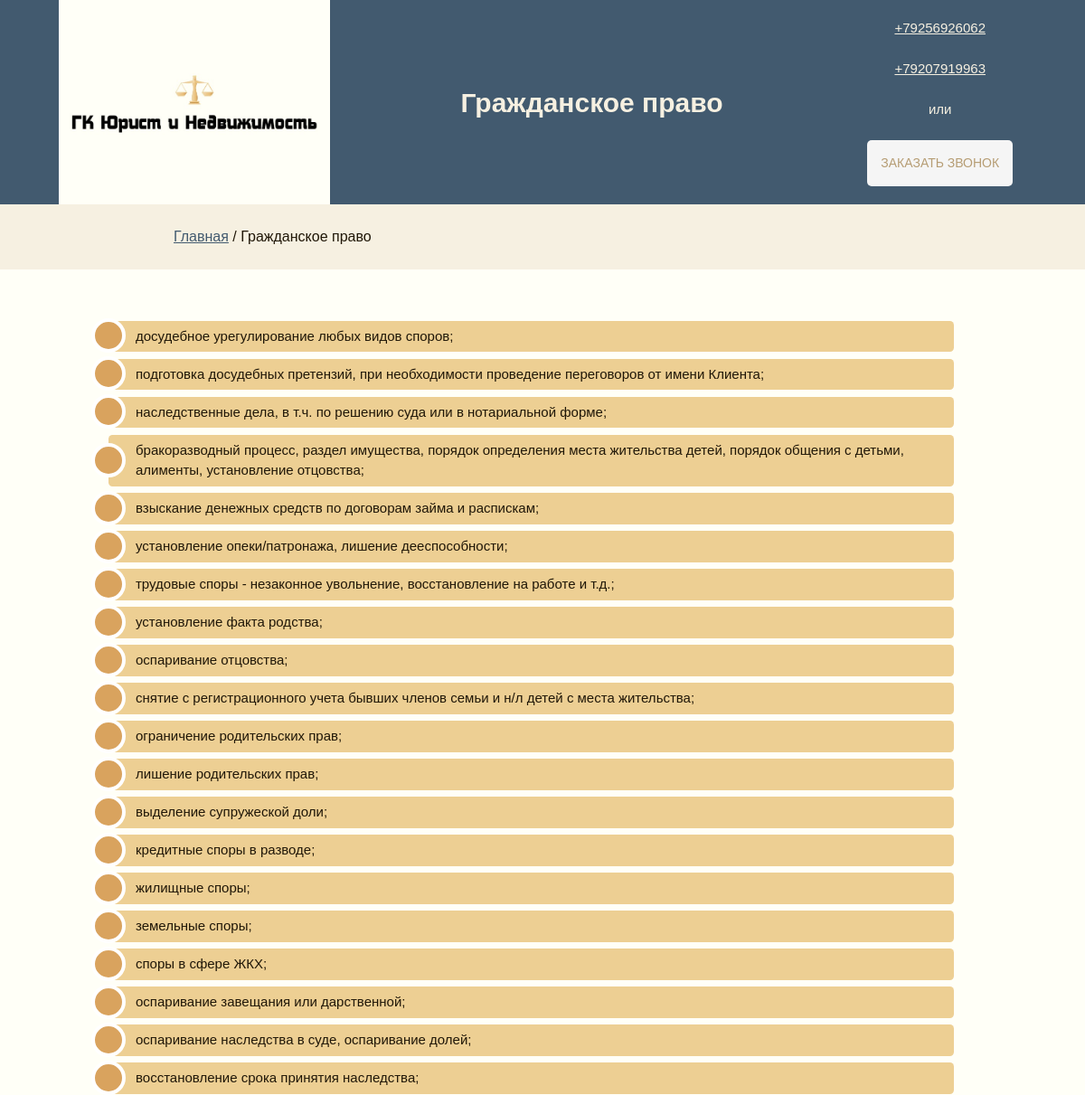
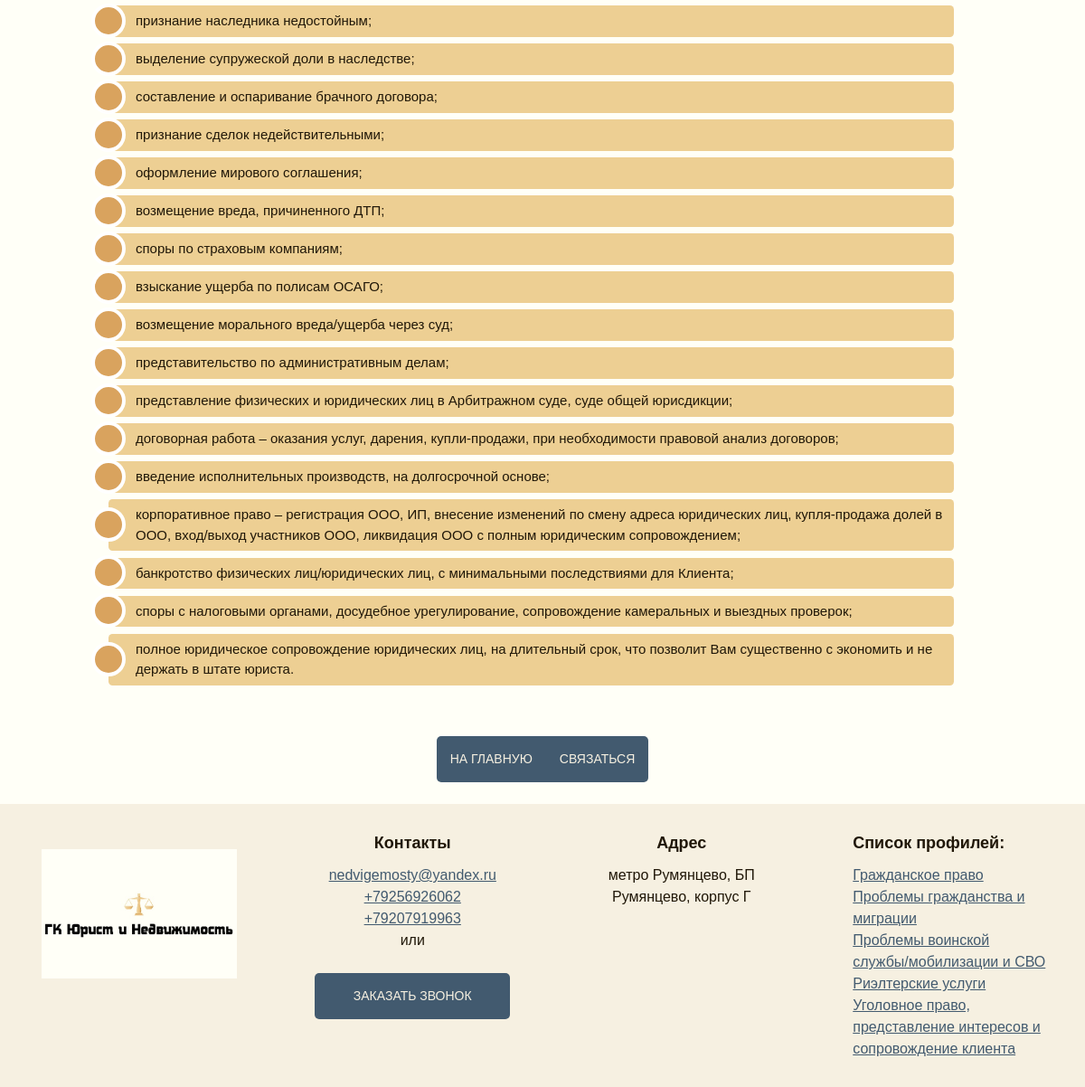
Screenshot of /civil.php with the database file from the repository (2 pictures, top to bottom).
### tables this page shows
CREATE TABLE `content` (
  `id` int NOT NULL,
  `header_id` int DEFAULT NULL,
  `content` text
);

### civil.php (the view, shortened to what this page needs)
<!DOCTYPE html>
<html>
	<head>
		<link rel="stylesheet" href="css/style.css">
 	</head>
	<body>
		<?php $title = "Гражданское право";
			include "header.php";
		?>
		<div class="breadcrumbs_inner color3">
			<a class="dark" href="index.php">Главная</a> / Гражданское право
		</div>
		<div class="main_inner">
			<ol class="list">
				<?php
					include "php/bd.php";
					$id = 1;
					$query = "SELECT * FROM content WHERE header_id = $id";
					$rez = mysqli_query($db, $query);
					while ($mas = mysqli_fetch_array($rez))
					{
						echo "<li>{$mas['content']}</li>";
					}
				?>
			</ol>
			<br>
			<div class="center button_container flex_container">
				<div><button class="left_corners" onclick="location.href='index.php'">На главную</button></div>
				<div><button class="right_corners" onclick="location.href='contacts.html'">Связаться</button></div>
			</div>
		</div>
	</body>
</html>

### header.php
<div class="header flex_container color1">
	<div class="header_inner center logo_container">
		<div class="logo center">
			<a href="index.php"><img src="img/logo.jpg"></a>
		</div>
	</div>
	<div class="header_inner padding15 phone_hidden">
		<h1 class="header_inner_title"><?php echo $title;?></h1>
	</div>
	<div class="header_inner padding15 center header_inner_text">
		<a href="tel:+79671202250">+79256926062</a><br>
		<a href="tel:+79671202250">+79207919963</a><br>
		<div class="phone_hidden">
			или<br><br>
			<button class="all_corners light" onclick="location.href='contacts.html'">Заказать звонок</button>
		</div>
	</div>
</div>

### css/style.css (style rules this page uses)
* { margin: 0; padding: 0; -webkit-box-sizing: border-box; -moz-box-sizing: border-box; box-sizing: border-box; font-family: Trebuchet MS, sans-serif; line-height: 150%; }
html, body, table { height: 100%; width: 100%; }
html { background: #FFFFF7; color: #201708; }
.color1 { background: #425A6F; color: #F6F0E1; }
.color3 { background: #F6F0E1; }
a:link, a:visited { color: #F6F0E1; }
a.dark:link, a.dark:visited { color: #425A6F; }
.center { text-align: center; }
.left { text-align: left; }
.bigger_text { font-size: 18px; font-weight: bold; }
.breadcrumbs_inner { padding: 2% 16% 2% 16%; }
.flex_container { display: flex; flex-wrap: wrap; }
.padding15 { padding: 15px; }
.all_corners { border-radius: 5px; }
.left_corners { border-top-left-radius: 5px; border-bottom-left-radius: 5px; }
.right_corners { border-top-right-radius: 5px; border-bottom-right-radius: 5px; }
button { text-transform: uppercase; outline: 0; padding: 15px; width: 100%; border: 0; font-size: 14px; cursor: pointer; background: #425A6F; color: #F6F0E1; }
button.light { background: #F5F5F5; color: #B69D74; }
.button_container { width: 100%; justify-content: center; }
img { height: 100%; width: 100%; object-fit: cover; }
.logo { width: 95%; margin: 20px 5px 20px 5px; }
.logo_container { background: #FFFFF7; display: flex !important; justify-content: space-around; width: 25%; }
.header { width: 100%; justify-content: space-around; align-items: center; }
.header_inner { display: grid; }
.header_inner_title { font-size: 30px; }
.header_inner_text { font-size: 15px; }
.main_inner { padding: 2% 10% 2% 10%; min-height: 75%; width: 100%; }
.footer { width: 100%; justify-content: space-around; align-items: top; }
.footer_inner { display: grid; grid-template-rows: max-content; width: 23%; padding: 30px; }
.footer_inner_title { padding: 0 0 10px 0; }
.list { padding: 25px 25px 25px 0; }
ol { list-style-type: none; font-size: 15px; }
li { position: relative; display: block; padding: .4em .4em .4em 2em; margin: .5em 0; text-decoration: none; border-radius: .3em; transition: .3s ease-out; background: #edcf93; }
li:before { content: " "; position: absolute; left: -1.3em; top: 50%; margin-top: -1.3em; height: 2em; width: 2em; line-height: 2em; border: .3em solid white; border-radius: 2em; background: #d9a35e; }

### rows the page displays
content: content "досудебное урегулирование любых видов споров;"
content: content "подготовка досудебных претензий, при необходимости проведение переговоров от имени Клиента;"
content: content "наследственные дела, в т.ч. по решению суда или в нотариальной форме;"
content: content "бракоразводный процесс, раздел имущества, порядок определения места жительства детей, порядок общения с детьми, алименты, установление отцовства;"
content: content "взыскание денежных средств по договорам займа и распискам;"
content: content "установление опеки/патронажа, лишение дееспособности;"
content: content "трудовые споры - незаконное увольнение, восстановление на работе и т.д.;"
content: content "установление факта родства;"
content: content "оспаривание отцовства;"
content: content "снятие с регистрационного учета бывших членов семьи и н/л детей с места жительства;"
content: content "ограничение родительских прав;"
content: content "лишение родительских прав;"
content: content "выделение супружеской доли;"
content: content "кредитные споры в разводе;"
content: content "жилищные споры;"
content: content "земельные споры;"
content: content "споры в сфере ЖКХ;"
content: content "оспаривание завещания или дарственной;"
content: content "оспаривание наследства в суде, оспаривание долей;"
content: content "восстановление срока принятия наследства;"
content: content "признание наследника недостойным;"
content: content "выделение супружеской доли в наследстве;"
content: content "составление и оспаривание брачного договора;"
content: content "признание сделок недействительными;"
content: content "оформление мирового соглашения;"
content: content "возмещение вреда, причиненного ДТП;"
content: content "споры по страховым компаниям;"
content: content "взыскание ущерба по полисам ОСАГО;"
content: content "возмещение морального вреда/ущерба через суд;"
content: content "представительство по административным делам;"
content: content "представление физических и юридических лиц в Арбитражном суде, суде общей юрисдикции;"
content: content "договорная работа – оказания услуг, дарения, купли-продажи, при необходимости правовой анализ договоров;"
content: content "введение исполнительных производств, на долгосрочной основе;"
content: content "корпоративное право – регистрация ООО, ИП, внесение изменений по смену адреса юридических лиц, купля-продажа долей в ООО, вход/выход участников ООО, ликвидация ООО с полным юридическим сопровождением;"
content: content "банкротство физических лиц/юридических лиц, с минимальными последствиями для Клиента;"
content: content "споры с налоговыми органами, досудебное урегулирование, сопровождение камеральных и выездных проверок;"
content: content "полное юридическое сопровождение юридических лиц, на длительный срок, что позволит Вам существенно с экономить и не держать в штате юриста."

### other values shown
$title "Гражданское право"
